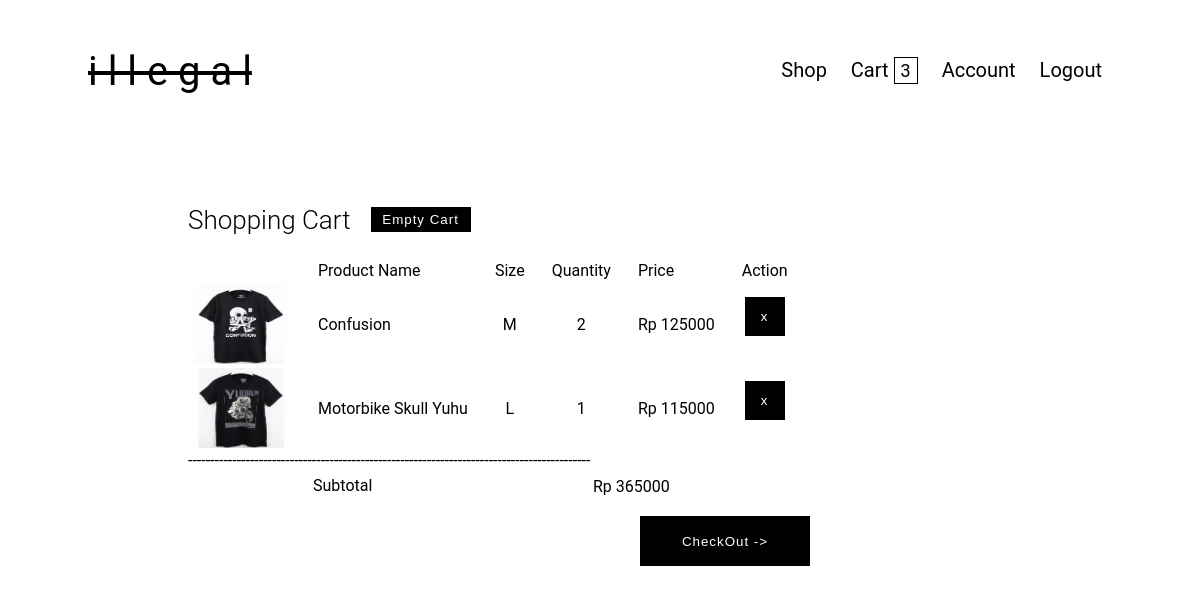
The page /cart.php (signed in) on the database its author committed.
### tables this page shows
CREATE TABLE `cart_temp` (
  `user_id` int(11) NOT NULL,
  `product_id` int(11) NOT NULL,
  `size` varchar(4) NOT NULL,
  `harga` int(11) NOT NULL,
  `jumlah` int(11) NOT NULL
);

CREATE TABLE `product` (
  `product_id` int(11) NOT NULL,
  `product_name` varchar(20) NOT NULL,
  `harga` int(11) NOT NULL,
  `gambar` varchar(100) NOT NULL
);

### cart.php (the view, shortened to what this page needs)
<?php
include 'header.php';
if(isset($_SESSION['uid'])){
$userid = $_SESSION['uid'];
$sql = mysqli_query($konek, "SELECT ct.size, ct.jumlah, p.* FROM cart_temp ct, product p WHERE ct.user_id='$userid' AND p.product_id=ct.product_id");
}
$subtotal = 0;
?>
<div id="header" style="margin:70px 0 0 180px;">
    <div style="float:left;">Shopping Cart</div>
    <div style="display:inline-block;margin: 2px 0 0 20px;">
        <form action="cart-con.php?con=hapus_semua" method="POST">
            <input class="btn" style="width:100px;height:25px;padding:0;text-align:center;" type="submit" value="Empty Cart">
        </form>
    </div>
</div>
<div class="cart-preview">
    <table>
        <tr>
            <td style="padding-left:24px;"></td>
            <td style="padding-left:24px;">Product Name</td>
            <td style="padding-left:24px;">Size</td>
            <td style="padding-left:24px;">Quantity</td>
            <td style="padding-left:24px;">Price</td>
            <td style="padding-left:24px;">Action</td>
        </tr>
        <?php
        while ($data = mysqli_fetch_array($sql)) {
            $subtotal += $data['harga']*$data['jumlah'];
            ?>
            <tr>
                <td>
                    <div>
                        <img style="width:100px;height:80px;" src="images/<?= $data['gambar'] ?>">
                    </div>
                </td>
                <td style="padding-left:24px;"><?php echo $data['product_name']; ?></td>
                <td style="padding-left:24px;text-align:center;"><?php echo $data['size']; ?></td>
                <td style="padding-left:24px;text-align:center;"><?php echo $data['jumlah']; ?></td>
                <td style="padding-left:24px;"><?php echo "Rp " . $data['harga']; ?></td>
                <td style="padding-left:24px;text-align:center;">
                    <form action="cart-con.php?con=remove" method="POST">
                        <input class="btn" style="width:40px;" type="submit" value="x">
                    </form>
                </td>
            </tr>
        <?php }
        ?>
    </table>
    <div style="float:left;padding:0px 10px 0 0;">
        -------------------------------------------------------------------------------------------
        <div style="margin:6px 0 6px 125px">
            Subtotal <div style="margin:-18px 0 0px 280px"> Rp <?php echo $subtotal; ?>
            </div>
            <form action="cart-con.php?con=checkout" method="POST">
                <input class="btn" style="width:170px;height:50px;padding:0;text-align:center;margin:20px 0 0 327px" type="submit" value="CheckOut ->">
            </form>
        </div>

### css/index.css (style rules this page uses)
body { font-family: 'Roboto', sans-serif; }
#header { margin: 16px 16px 12px 0px; font-size: 26px; font-weight: 300; }
.btn { width: 100px; background:black; text-align: center; padding: 12px; color: white; font-weight: bold; letter-spacing: 1px; cursor: pointer; border: none; font-weight: 200; }
.cart-preview { margin: 0 0 0 180px; }

### rows shown on the page
cart_temp: product.gambar (picture), product.product_name "Confusion", size "M", jumlah "2", product.harga "125000"
cart_temp: product.gambar (picture), product.product_name "Motorbike Skull Yuhu", size "L", jumlah "1", product.harga "115000"

### other values the page prints
$data['qty'] "3"
$subtotal "365000"
